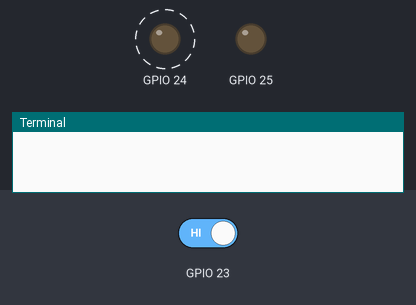
This program was run on a simulated Raspberry Pi (BCM pin numbers). Parts: output pins drawn as LEDs (lit = HIGH), the last lines printed to the terminal. Dashed ring = blinking. The test bench sets the inputs (shaded band); at power-on: GPIO 23 HIGH.

Above: at 1.2 s.
1.3 s: GPIO 23 driven LOW
At 1.7 s:
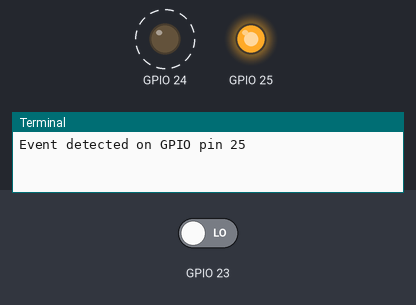
Timing chart, 0 to 9.8 s (numbered marks = the images above; inputs shaded):
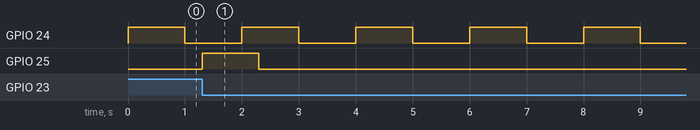

The program:

gpio_interrupt.py
```python
#!/usr/bin/env python

import time
import RPi.GPIO as GPIO

def buttonEventHandler (pin):
    print "Event detected on GPIO pin 25"

    GPIO.output(25,True)

    time.sleep(1)

    GPIO.output(25,False)


def main():

    GPIO.setmode(GPIO.BCM)

    # Setup the gpio signals
    GPIO.setup(23,GPIO.IN)
    GPIO.setup(24,GPIO.OUT)
    GPIO.setup(25,GPIO.OUT)

    # Call the button event handler function whenever
    # GPIO pin 23 goes low.
    GPIO.add_event_detect(23,GPIO.FALLING)
    GPIO.add_event_callback(23,buttonEventHandler)


    GPIO.output(25,False)
    GPIO.output(24,True)

    # Infinite while loop to blink the LED connected to GPIO pin 24
    while True:
        GPIO.output(24,True)
        time.sleep(1)
        GPIO.output(24,False)
        time.sleep(1)


    GPIO.cleanup()


if __name__=="__main__":
   try:
      main()
   except:
      GPIO.cleanup()
```

Measured:
- after the input at 1.3 s, GPIO 25: LOW → HIGH at once, → LOW 1.0 s later
- by itself, GPIO 24: alternates HIGH for 1.0 s and LOW for 1.0 s
